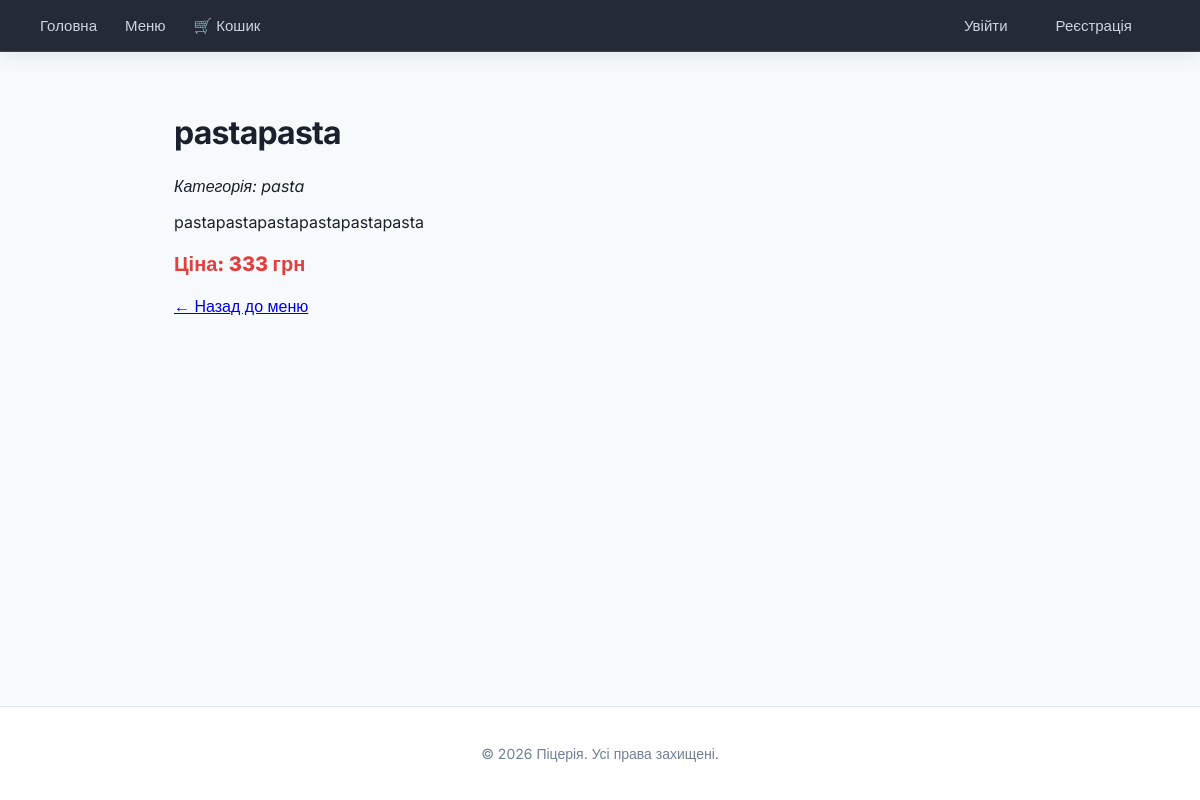
The page /menu/7/ on the database its author committed.
### menu/models.py (models this page shows, shortened)
class Dish(models.Model):
    name = models.CharField("Назва", max_length=150)
    description = models.TextField("Опис", blank=True)
    price = models.DecimalField("Ціна, грн", max_digits=7, decimal_places=2)
    category = models.ForeignKey(
        Category,
        on_delete=models.CASCADE,
        related_name="dishes",
        verbose_name="Категорія"
    )
    is_available = models.BooleanField("Є в наявності",default=True)
    created_at = models.DateTimeField("Додано" ,auto_now_add=True)
    class Meta:
        verbose_name = "Страва"
        verbose_name_plural = "Страви"
        ordering = ["name"]

class Category(models.Model):
    name = models.CharField("Назва", max_length=100)
    class Meta:
        verbose_name = "Категорія"
        verbose_name_plural = "Категорії"

### menu/views.py (the view)
# urls.py: path('menu/<int:dish_id>/', views.dish_detail, name='dish_detail'),
def dish_detail(request, dish_id):
    dish = get_object_or_404(Dish, id=dish_id)
    return render(request, "menu/dish_detail.html", {"dish": dish})

### menu/templates/menu/dish_detail.html (shortened to what this page needs)
{% extends "menu/base.html" %}
{% block content %}
    <h1>{{ dish.name }}</h1>
    <p><em>Категорія: {{ dish.category.name }}</em></p>
    <p>{{ dish.description }}</p>
    <p class="price">Ціна: {{ dish.price|floatformat:0 }} грн</p>
    <a href="{% url 'menu:menu_list' %}">← Назад до меню</a>
{% endblock %}

### menu/templates/menu/base.html (style rules this page uses)
:root { --primary: #e53e3e; --primary-hover: #c53030; --primary-light: #fff5f5; --accent: #dd6b20; --bg-color: #f7fafc; --card-bg: #ffffff; --text-main: #1a202c; --text-muted: #718096; --border-color: #e2e8f0; --radius: 14px; --shadow-sm: 0 1px 3px rgba(0,0,0,0.05), 0 1px 2px rgba(0,0,0,0.1); --shadow-md: 0 10px 15px -3px rgba(0,0,0,0.07), 0 4px 6px -2px rgba(0,0,0,0.04); --shadow-lg: 0 20px 25px -5px rgba(0,0,0,0.1), 0 10px 10px -5px rgba(0,0,0,0.04); }
* { box-sizing: border-box; }
body { font-family: 'Inter', sans-serif; margin: 0; background-color: var(--bg-color); color: var(--text-main); -webkit-font-smoothing: antialiased; min-height: 100vh; display: flex; flex-direction: column; }
h1, h2, h3 { color: #1a202c; font-weight: 700; letter-spacing: -0.025em; }
h1 { font-size: 2rem; margin-bottom: 24px; }
.price { color: var(--primary); font-weight: 800; font-size: 1.25rem; }

### rows shown on the page
Dish: name "pastapasta", category.name "pasta", description "pastapastapastapastapastapasta", price "333"
